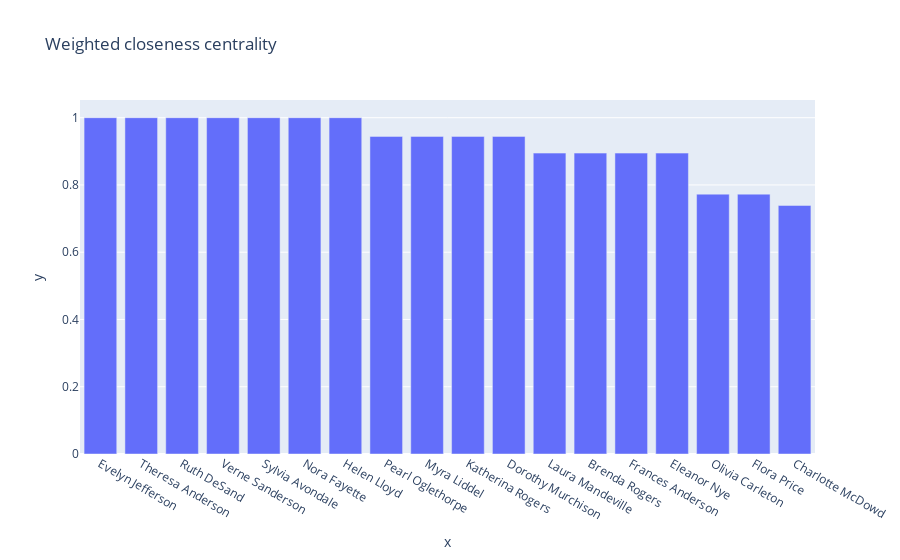
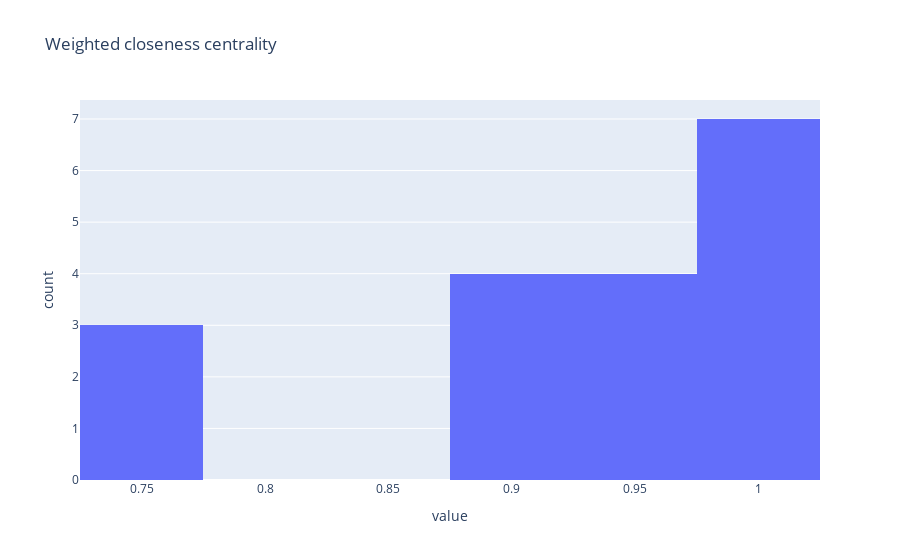

Source (notebook cell) for these figures, in order:
### Markdown cell above
We see that Theresa Anderson had the highest weighted degree, meaning she was associated to the most clubs frequented by other women in the sample group. The histogram shows a normal distribution of weighted degrees.

### Code cell
# Closeness centrality - women

# Extract women and closeness centrality sorted in descending fashion by closeness centrality
srt = sorted(nx.closeness_centrality(W).items(), key=lambda item: item[1], reverse=True)
w = [w[0] for w in srt]
cc = [w[1] for w in srt]
print(srt)

# List the women by weighted closeness centrality (the "gossip mongers") and display vertical bar chart
p2 = px.bar(x=w, y=cc, title='Weighted closeness centrality')
p2.show()

# Show histogram of weighted degrees
p1 = px.histogram(cc, nbins=8, title='Weighted closeness centrality')
p1.update_layout(showlegend=False) 
p1.show()

### Figure 1 — Plotly figure (JSON) as saved in the notebook; plotly's stock layout.template omitted (floating-point values rounded to 4 significant figures)
{"data": [{"alignmentgroup": "True", "hovertemplate": "x=%{x}<br>y=%{y}<extra></extra>", "legendgroup": "", "marker": {"color": "#636efa", "pattern": {"shape": ""}}, "name": "", "offsetgroup": "", "orientation": "v", "showlegend": false, "textposition": "auto", "type": "bar", "x": ["Evelyn Jefferson", "Theresa Anderson", "Ruth DeSand", "Verne Sanderson", "Sylvia Avondale", "Nora Fayette", "Helen Lloyd", "Pearl Oglethorpe", "Myra Liddel", "Katherina Rogers", "Dorothy Murchison", "Laura Mandeville", "Brenda Rogers", "Frances Anderson", "Eleanor Nye", "Olivia Carleton", "Flora Price", "Charlotte McDowd"], "xaxis": "x", "y": [1, 1, 1, 1, 1, 1, 1, 0.9444, 0.9444, 0.9444, 0.9444, 0.8947, 0.8947, 0.8947, 0.8947, 0.7727, 0.7727, 0.7391], "yaxis": "y"}], "layout": {"autosize": true, "barmode": "relative", "legend": {"tracegroupgap": 0}, "title": {"text": "Weighted closeness centrality"}, "xaxis": {"anchor": "y", "autorange": true, "domain": [0, 1], "range": [-0.5, 17.5], "title": {"text": "x"}, "type": "category"}, "yaxis": {"anchor": "x", "autorange": true, "domain": [0, 1], "range": [0, 1.053], "title": {"text": "y"}, "type": "linear"}}}

### Figure 2 — Plotly figure (JSON) as saved in the notebook; plotly's stock layout.template omitted (floating-point values rounded to 4 significant figures)
{"data": [{"alignmentgroup": "True", "bingroup": "x", "hovertemplate": "variable=0<br>value=%{x}<br>count=%{y}<extra></extra>", "legendgroup": "0", "marker": {"color": "#636efa", "pattern": {"shape": ""}}, "name": "0", "nbinsx": 8, "offsetgroup": "0", "orientation": "v", "showlegend": true, "type": "histogram", "x": [1, 1, 1, 1, 1, 1, 1, 0.9444, 0.9444, 0.9444, 0.9444, 0.8947, 0.8947, 0.8947, 0.8947, 0.7727, 0.7727, 0.7391], "xaxis": "x", "yaxis": "y"}], "layout": {"autosize": true, "barmode": "relative", "legend": {"title": {"text": "variable"}, "tracegroupgap": 0}, "showlegend": false, "title": {"text": "Weighted closeness centrality"}, "xaxis": {"anchor": "y", "autorange": true, "domain": [0, 1], "range": [0.725, 1.025], "title": {"text": "value"}, "type": "linear"}, "yaxis": {"anchor": "x", "autorange": true, "domain": [0, 1], "range": [0, 7.368], "title": {"text": "count"}}}}
